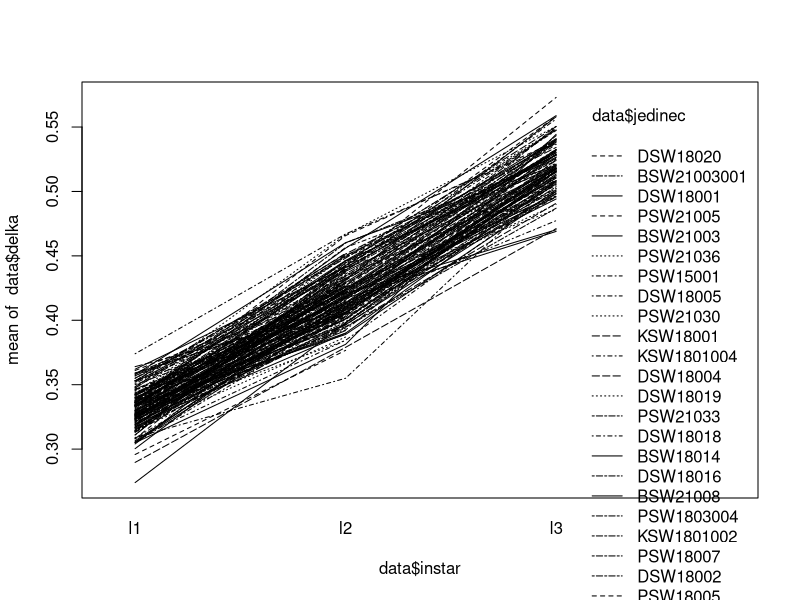
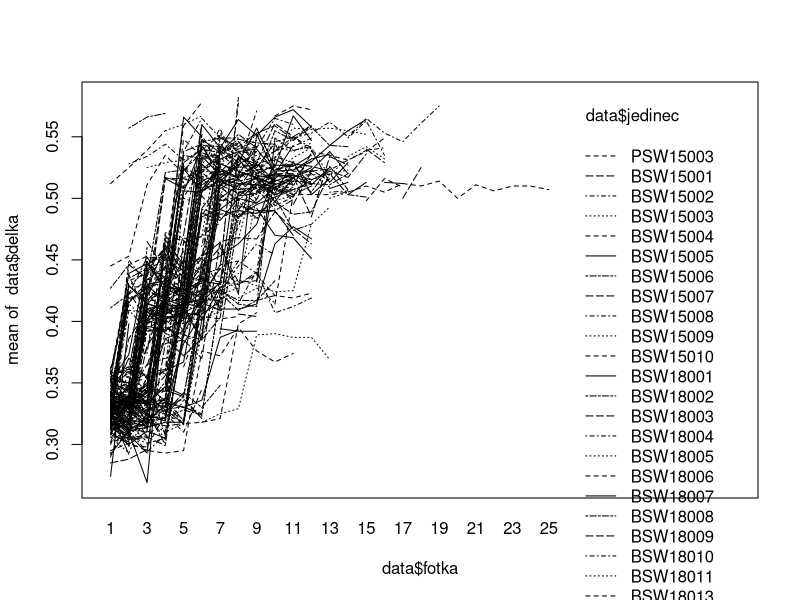

These charts were generated, in order, by the following R code: (Note: this script raises an error after producing the figures.)
rm(list = ls())
data = read.csv("Data/sciodrepoides_delka_r.csv", header=TRUE, sep = ";")
data_l1 = read.csv ("Data/sciodrepoides_delka_L1.csv", header=TRUE, sep = ";")
data_l2 = read.csv ("Data/sciodrepoides_delka_L2.csv", header=TRUE, sep = ";")
data_l3 = read.csv ("Data/sciodrepoides_delka_L3.csv", header=TRUE, sep = ";")
head(data)
summary(data$instar)
class(data$instar)
class (data$oblast)
class (data$teplota)
data$teplota = as.factor (data$teplota) # for length/temperature models
summary (data)

#plot of individual growth in time
interaction.plot (data$instar, data$jedinec, data$delka)
interaction.plot (data$fotka, data$jedinec, data$delka)
length(data$delka)


# plot of lengths in different instars
tiff (filename="exports/sciodrepoides_length.tiff", width=5000, height=6000, 
      compression="lzw", res= 800)
qplot (data$instar,data$delka,
       geom="boxplot",
      xlab=substitute("Instar"),
      ylab=substitute ("Length (mm)"))
dev.off()


# tiff (filename="exports/sciodrepoides_length.tiff", width=5000, height=6000, 
#       compression="lzw", res= 800)
# plot (data$delka~data$instar,
#       xlab="Instar",
#       ylab="Length (mm)")
# dev.off()

#number of observations in each instar
length (data_l1$delka)
length (data_l2$delka)
length (data_l3$delka)
#number of individuals in each instar photographed
levels (data$jedinec) #263 individuals were photographed in total
levels (data_l1$jedinec) # 252 individuals were photographed of L1 class
levels (data_l2$jedinec) # 175 individuals were photographed of L2 class
levels (data_l3$jedinec) # 127 individuals were photographed of L3 class

#plot of 
par (mfrow = c(1,2))
plot (data$delka~data$instar)
boxplot (data$delka~data$instar)

library(ggplot2)
qplot(factor(instar), delka, data = data, geom = "boxplot")
#basic characteristics of dataset
mean (data_l1$delka)
mean (data_l2$delka)
mean (data_l3$delka)

sd (data_l1$delka)
sd (data_l2$delka)
sd (data_l3$delka)

#NORMALITA
qqnorm(data_l1$delka)
qqline(data_l1$delka)
qqnorm(data_l2$delka)
qqline(data_l2$delka)
qqnorm(data_l3$delka)
qqline(data_l3$delka)


shapiro.test (data_l1$delka)
shapiro.test (data_l2$delka)
shapiro.test (data_l3$delka)
hist (data_l1$delka)
hist (data_l2$delka)
hist (data_l3$delka)

#Ruzne lin. modely a AIC testy... jen tak blbnuti...
lm.1 = lm(data_l1$delka~data_l1$oblast) 
lm.3 = lm(data_l1$delka~data_l1$oblast*data_l1$teplota)
lm.4 = lm(data_l1$delka~data_l1$teplota) 
lm.5 = lm(data_l2$delka~data_l2$teplota) 
lm.6 = lm(data_l3$delka~data_l3$teplota) 


summary (lm.4)
anova (lm.4)

summary (lm.5)
anova (lm.5)

summary (lm.6)
anova (lm.6)

AIC(lm.1, lm.3, lm.4)
BIC(lm.1, lm.3, lm.4) 

summary (lm.1)
plot (data_l1$delka~data_l1$oblast)


#vychazi ze nevetsi vliv ma oblast, ale je potreba to odfiltrovat, protoze 
#je tam velky vliv rodicovske generace, coz asi nebylo nahodne, ale vliv 
#teploty na velikost zajimavy byt muze a nahodny po odfiltrovani bude.
